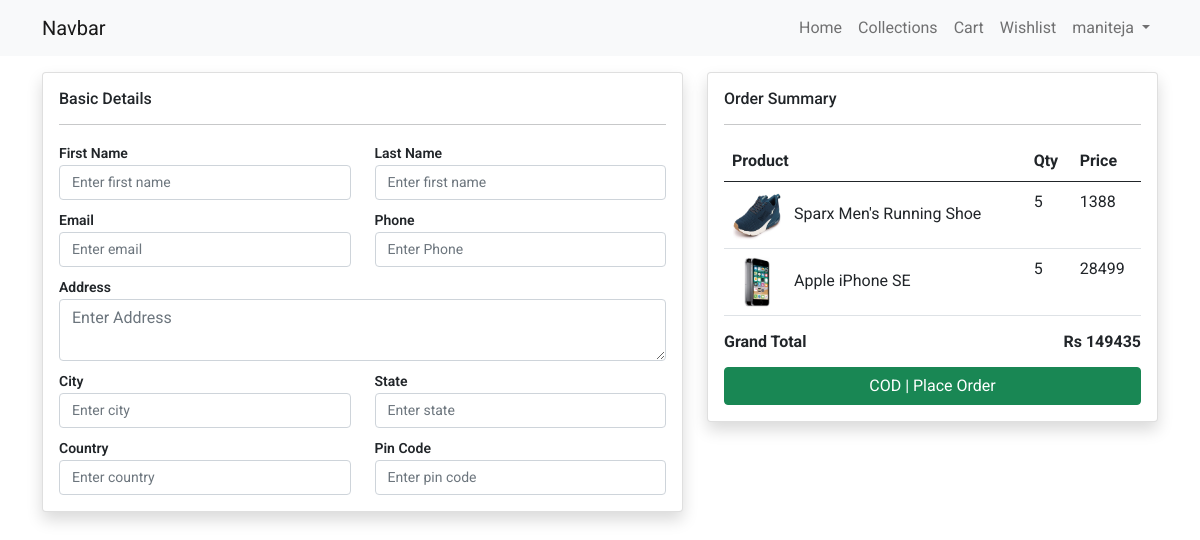
The app's page /checkout (signed in), older data.
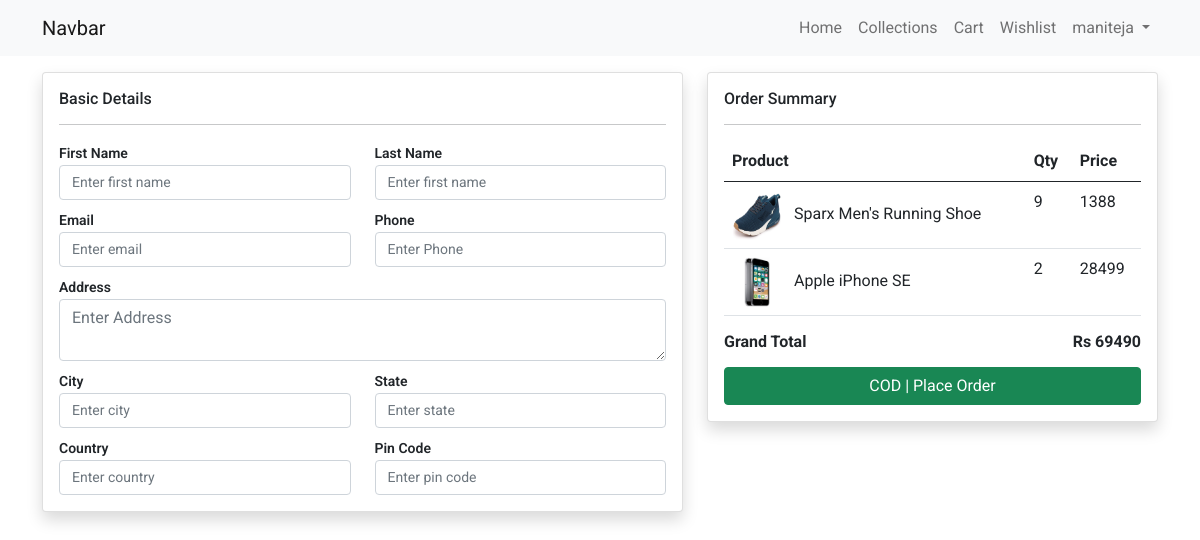
The same page, newer data.
### store/models.py (models this page shows, shortened)
class Cart(models.Model):
    user=models.ForeignKey(User, on_delete=models.CASCADE)
    product=models.ForeignKey(Products, on_delete=models.CASCADE)
    product_qty=models.IntegerField(null=False,blank=False)
    created_at=models.DateTimeField(auto_now_add=True)

class Products(models.Model):
    category=models.ForeignKey(Categories, on_delete=models.CASCADE)
    slug=models.CharField(max_length=150,null=False,blank=False)
    name=models.CharField(max_length=150,null=False,blank=False)
    product_image=models.ImageField(upload_to=get_file_path,blank=True,null=True)
    small_description=models.TextField(max_length=700,null=False,blank=False)
    quantity=models.IntegerField(null=False,blank=False)
    description=models.TextField(null=False,blank=False)
    original_price=models.FloatField(null=False,blank=False)
    selling_price=models.FloatField(null=False,blank=False)
    status=models.BooleanField(default=False,help_text="0=default, 1=Hidden")
    trending=models.BooleanField(default=False,help_text="0=default, 1=Trending")
    tag=models.CharField(max_length=150,null=True,blank=True)
    meta_title=models.CharField(max_length=150,null=True,blank=True)
    meta_keywords=models.CharField(max_length=150,null=True,blank=True)
    meta_description=models.CharField(max_length=150,null=True,blank=True)
    created_at=models.DateTimeField(auto_now_add=True)

### store/controller/checkout.py (the view)
# urls.py: path('checkout',checkout.index,name='checkout')
def index(request):
    rawcart=Cart.objects.filter(user=request.user)
    for item in rawcart:
        if item.product_qty>item.product.quantity:
            Cart.objects.delete(id=item.id)
    cartitems=Cart.objects.filter(user=request.user)
    total_price=0
    for item in cartitems:
        total_price+=item.product.selling_price*item.product_qty
    context={'cartitems':cartitems,'total_price':total_price}
    return render(request,'store/checkout.html',context)

### store/templates/store/checkout.html (shortened to what the changed rows need)
{% extends 'store/layouts/main.html' %}
{% block content %}
<div class="container mt-3">
    <div class="row">
        <div class="col-md-5">
            <div class="card shadow">
                <div class="card-body">
                    {% if cartitems %}
                    <table class="table table-stripeds table-bordereds">
                        <thead>
                            <tr>
                                <th>Product</th>
                                <th>Qty</th>
                                <th>Price</th>
                            </tr>
                        </thead>
                        <tbody>
                            {% for item in cartitems %}
                            <tr>
                                <td>
                                    <img src="{{ item.product.product_image.url }}" class="me-2" height="50px" width="50px" alt="">
                                    {{item.product.name}}
                                </td>
                                <td>{{item.product_qty}}</td>
                                <td>{{item.product.selling_price| stringformat:'d'}}</td>
                            </tr>
                            {% endfor %}
                        </tbody>
                    </table>
                    <h6 class="fw-bold">Grand Total
                        <span class="float-end">Rs {{total_price| stringformat:'d'}}</span>
                    </h6>
                    <div class="mt-3">
                        <a href="" class="btn btn-success w-100">COD | Place Order</a>
                    </div>
                    {% else %}
                        <h4>Your cart is empty</h4>
                    {% endif %}
                </div>
            </div>
        </div>
    </div>
</div>
{% endblock %}

Row changes from the older to the newer data that the page shows:
changed Cart "Sparx Men's Running Shoe": product_qty "5" → "9"
changed Cart "Apple iPhone SE": product_qty "5" → "2"
Text that changed along with them:
{{ total_price| stringformat:'d' }}: "149435" → "69490"
